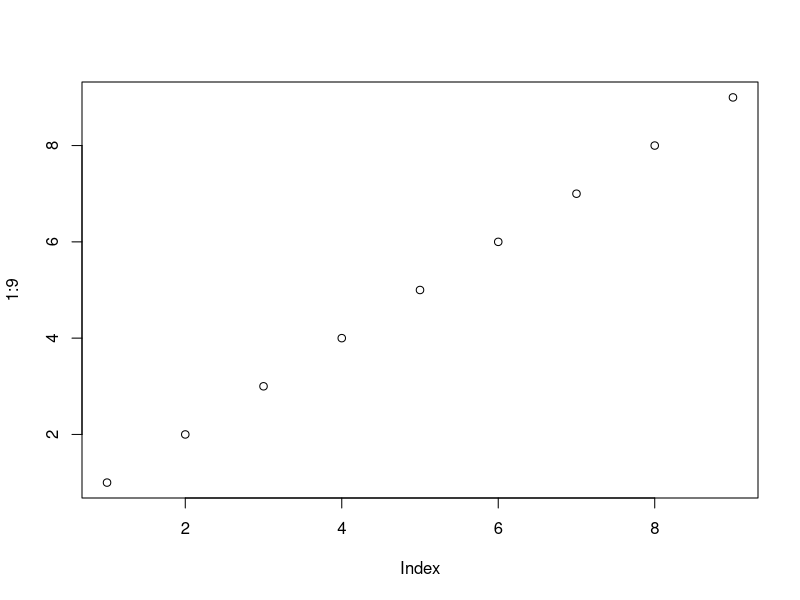

This chart was generated by the following R code:
## ---- chunk 1
#| echo: false
#| label: fig-Plot1
#| fig-cap: This is a plot.
plot(1:9)
## ---- chunk 2
#| echo: false
2 * 2
## ---- chunk 3
#| echo: true

b <- 2
b
a <- 2
